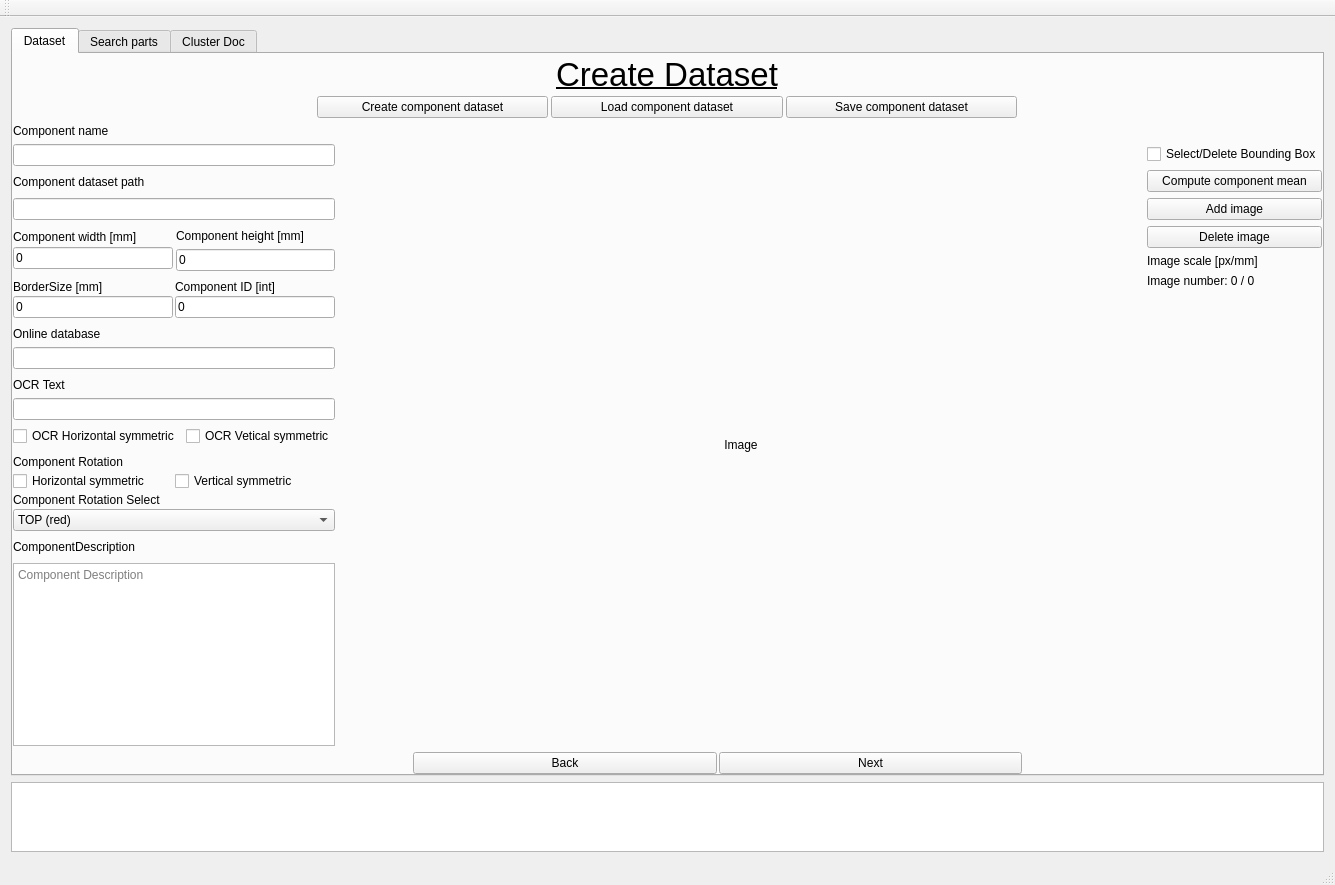
<?xml version="1.0" encoding="UTF-8"?>
<ui version="4.0">
 <class>MainWindow</class>
 <widget class="QMainWindow" name="MainWindow">
  <property name="geometry">
   <rect>
    <x>0</x>
    <y>0</y>
    <width>1271</width>
    <height>824</height>
   </rect>
  </property>
  <property name="sizePolicy">
   <sizepolicy hsizetype="Preferred" vsizetype="Maximum">
    <horstretch>0</horstretch>
    <verstretch>0</verstretch>
   </sizepolicy>
  </property>
  <property name="windowTitle">
   <string>MainWindow</string>
  </property>
  <widget class="QWidget" name="centralWidget">
   <property name="sizePolicy">
    <sizepolicy hsizetype="Preferred" vsizetype="Preferred">
     <horstretch>0</horstretch>
     <verstretch>0</verstretch>
    </sizepolicy>
   </property>
   <layout class="QVBoxLayout" name="verticalLayout">
    <item>
     <layout class="QGridLayout" name="gridLayout_7">
      <item row="1" column="0">
       <widget class="QTabWidget" name="TAB">
        <property name="sizePolicy">
         <sizepolicy hsizetype="Expanding" vsizetype="Expanding">
          <horstretch>0</horstretch>
          <verstretch>0</verstretch>
         </sizepolicy>
        </property>
        <property name="currentIndex">
         <number>0</number>
        </property>
        <widget class="QWidget" name="DATASET">
         <property name="enabled">
          <bool>true</bool>
         </property>
         <property name="sizePolicy">
          <sizepolicy hsizetype="Expanding" vsizetype="Expanding">
           <horstretch>0</horstretch>
           <verstretch>0</verstretch>
          </sizepolicy>
         </property>
         <attribute name="title">
          <string>Dataset</string>
         </attribute>
         <layout class="QGridLayout" name="gridLayout_3">
          <property name="leftMargin">
           <number>0</number>
          </property>
          <property name="topMargin">
           <number>0</number>
          </property>
          <property name="rightMargin">
           <number>0</number>
          </property>
          <property name="bottomMargin">
           <number>0</number>
          </property>
          <item row="0" column="0">
           <layout class="QGridLayout" name="gridLayout_2">
            <item row="0" column="0">
             <layout class="QGridLayout" name="gridLayout_6">
              <item row="0" column="0">
               <spacer name="horizontalSpacer_11">
                <property name="orientation">
                 <enum>Qt::Horizontal</enum>
                </property>
                <property name="sizeType">
                 <enum>QSizePolicy::Preferred</enum>
                </property>
                <property name="sizeHint" stdset="0">
                 <size>
                  <width>160</width>
                  <height>20</height>
                 </size>
                </property>
               </spacer>
              </item>
              <item row="0" column="3">
               <layout class="QVBoxLayout" name="verticalLayout_6">
                <property name="spacing">
                 <number>2</number>
                </property>
                <item>
                 <widget class="QLabel" name="CreateDatasetLabel">
                  <property name="enabled">
                   <bool>true</bool>
                  </property>
                  <property name="sizePolicy">
                   <sizepolicy hsizetype="Expanding" vsizetype="Fixed">
                    <horstretch>0</horstretch>
                    <verstretch>0</verstretch>
                   </sizepolicy>
                  </property>
                  <property name="minimumSize">
                   <size>
                    <width>10</width>
                    <height>40</height>
                   </size>
                  </property>
                  <property name="maximumSize">
                   <size>
                    <width>700</width>
                    <height>60</height>
                   </size>
                  </property>
                  <property name="font">
                   <font>
                    <pointsize>25</pointsize>
                    <weight>50</weight>
                    <bold>false</bold>
                    <underline>true</underline>
                    <kerning>true</kerning>
                   </font>
                  </property>
                  <property name="layoutDirection">
                   <enum>Qt::LeftToRight</enum>
                  </property>
                  <property name="text">
                   <string>Create Dataset</string>
                  </property>
                  <property name="textFormat">
                   <enum>Qt::AutoText</enum>
                  </property>
                  <property name="scaledContents">
                   <bool>true</bool>
                  </property>
                  <property name="alignment">
                   <set>Qt::AlignCenter</set>
                  </property>
                 </widget>
                </item>
                <item>
                 <layout class="QHBoxLayout" name="horizontalLayout_13">
                  <property name="spacing">
                   <number>3</number>
                  </property>
                  <item>
                   <widget class="QPushButton" name="CreateCompDataset">
                    <property name="text">
                     <string>Create component dataset</string>
                    </property>
                   </widget>
                  </item>
                  <item>
                   <widget class="QPushButton" name="LoadCompDataset">
                    <property name="text">
                     <string>Load component dataset</string>
                    </property>
                   </widget>
                  </item>
                  <item>
                   <widget class="QPushButton" name="SaveCompDataset">
                    <property name="text">
                     <string>Save component dataset</string>
                    </property>
                   </widget>
                  </item>
                 </layout>
                </item>
               </layout>
              </item>
              <item row="0" column="4">
               <spacer name="horizontalSpacer_12">
                <property name="orientation">
                 <enum>Qt::Horizontal</enum>
                </property>
                <property name="sizeType">
                 <enum>QSizePolicy::Preferred</enum>
                </property>
                <property name="sizeHint" stdset="0">
                 <size>
                  <width>160</width>
                  <height>20</height>
                 </size>
                </property>
               </spacer>
              </item>
             </layout>
            </item>
            <item row="1" column="0">
             <layout class="QGridLayout" name="gridLayout_5">
              <item row="1" column="0">
               <layout class="QVBoxLayout" name="verticalLayout_11">
                <property name="spacing">
                 <number>9</number>
                </property>
                <item>
                 <widget class="QLineEdit" name="ComponentName">
                  <property name="sizePolicy">
                   <sizepolicy hsizetype="Minimum" vsizetype="Fixed">
                    <horstretch>0</horstretch>
                    <verstretch>0</verstretch>
                   </sizepolicy>
                  </property>
                  <property name="text">
                   <string/>
                  </property>
                 </widget>
                </item>
                <item>
                 <widget class="QLabel" name="ComponentPathLabel">
                  <property name="sizePolicy">
                   <sizepolicy hsizetype="Minimum" vsizetype="Fixed">
                    <horstretch>0</horstretch>
                    <verstretch>0</verstretch>
                   </sizepolicy>
                  </property>
                  <property name="text">
                   <string>Component dataset path</string>
                  </property>
                 </widget>
                </item>
                <item>
                 <layout class="QHBoxLayout" name="horizontalLayout_4">
                  <item>
                   <widget class="QLineEdit" name="ComponentDatasetPath">
                    <property name="sizePolicy">
                     <sizepolicy hsizetype="Minimum" vsizetype="Fixed">
                      <horstretch>0</horstretch>
                      <verstretch>0</verstretch>
                     </sizepolicy>
                    </property>
                    <property name="text">
                     <string/>
                    </property>
                   </widget>
                  </item>
                 </layout>
                </item>
                <item>
                 <layout class="QHBoxLayout" name="horizontalLayout_25">
                  <property name="spacing">
                   <number>3</number>
                  </property>
                  <item>
                   <layout class="QVBoxLayout" name="verticalLayout_4">
                    <property name="spacing">
                     <number>2</number>
                    </property>
                    <item>
                     <widget class="QLabel" name="ComponentWidthLabel">
                      <property name="sizePolicy">
                       <sizepolicy hsizetype="Preferred" vsizetype="Fixed">
                        <horstretch>0</horstretch>
                        <verstretch>0</verstretch>
                       </sizepolicy>
                      </property>
                      <property name="text">
                       <string>Component width [mm]</string>
                      </property>
                     </widget>
                    </item>
                    <item>
                     <widget class="QLineEdit" name="ComponentWidth">
                      <property name="enabled">
                       <bool>true</bool>
                      </property>
                      <property name="sizePolicy">
                       <sizepolicy hsizetype="Minimum" vsizetype="Fixed">
                        <horstretch>0</horstretch>
                        <verstretch>0</verstretch>
                       </sizepolicy>
                      </property>
                      <property name="text">
                       <string>0</string>
                      </property>
                     </widget>
                    </item>
                   </layout>
                  </item>
                  <item>
                   <layout class="QVBoxLayout" name="verticalLayout_5">
                    <item>
                     <widget class="QLabel" name="ComponentHeightLabel">
                      <property name="sizePolicy">
                       <sizepolicy hsizetype="Preferred" vsizetype="Fixed">
                        <horstretch>0</horstretch>
                        <verstretch>0</verstretch>
                       </sizepolicy>
                      </property>
                      <property name="text">
                       <string>Component height [mm]</string>
                      </property>
                     </widget>
                    </item>
                    <item>
                     <widget class="QLineEdit" name="ComponentHeight">
                      <property name="sizePolicy">
                       <sizepolicy hsizetype="Preferred" vsizetype="Fixed">
                        <horstretch>0</horstretch>
                        <verstretch>0</verstretch>
                       </sizepolicy>
                      </property>
                      <property name="text">
                       <string>0</string>
                      </property>
                     </widget>
                    </item>
                   </layout>
                  </item>
                 </layout>
                </item>
                <item>
                 <layout class="QHBoxLayout" name="horizontalLayout_26">
                  <property name="spacing">
                   <number>2</number>
                  </property>
                  <item>
                   <layout class="QVBoxLayout" name="verticalLayout_7">
                    <property name="spacing">
                     <number>2</number>
                    </property>
                    <item>
                     <widget class="QLabel" name="BorderSizeLabel">
                      <property name="sizePolicy">
                       <sizepolicy hsizetype="Preferred" vsizetype="Fixed">
                        <horstretch>0</horstretch>
                        <verstretch>0</verstretch>
                       </sizepolicy>
                      </property>
                      <property name="text">
                       <string>BorderSize [mm]</string>
                      </property>
                     </widget>
                    </item>
                    <item>
                     <widget class="QLineEdit" name="BorderSize">
                      <property name="sizePolicy">
                       <sizepolicy hsizetype="Preferred" vsizetype="Fixed">
                        <horstretch>0</horstretch>
                        <verstretch>0</verstretch>
                       </sizepolicy>
                      </property>
                      <property name="text">
                       <string>0</string>
                      </property>
                     </widget>
                    </item>
                   </layout>
                  </item>
                  <item>
                   <layout class="QVBoxLayout" name="verticalLayout_8">
                    <property name="spacing">
                     <number>2</number>
                    </property>
                    <item>
                     <widget class="QLabel" name="ComponentIDLabel">
                      <property name="sizePolicy">
                       <sizepolicy hsizetype="Preferred" vsizetype="Fixed">
                        <horstretch>0</horstretch>
                        <verstretch>0</verstretch>
                       </sizepolicy>
                      </property>
                      <property name="text">
                       <string>Component ID [int]</string>
                      </property>
                     </widget>
                    </item>
                    <item>
                     <widget class="QLineEdit" name="ComponentID">
                      <property name="sizePolicy">
                       <sizepolicy hsizetype="Preferred" vsizetype="Fixed">
                        <horstretch>0</horstretch>
                        <verstretch>0</verstretch>
                       </sizepolicy>
                      </property>
                      <property name="text">
                       <string>0</string>
                      </property>
                     </widget>
                    </item>
                   </layout>
                  </item>
                 </layout>
                </item>
                <item>
                 <layout class="QHBoxLayout" name="horizontalLayout_27">
                  <property name="spacing">
                   <number>2</number>
                  </property>
                  <item>
                   <layout class="QVBoxLayout" name="verticalLayout_14">
                    <item>
                     <widget class="QLabel" name="label_2">
                      <property name="sizePolicy">
                       <sizepolicy hsizetype="Preferred" vsizetype="Fixed">
                        <horstretch>0</horstretch>
                        <verstretch>0</verstretch>
                       </sizepolicy>
                      </property>
                      <property name="text">
                       <string>Online database</string>
                      </property>
                     </widget>
                    </item>
                    <item>
                     <widget class="QLineEdit" name="OCROnlineDataBase">
                      <property name="sizePolicy">
                       <sizepolicy hsizetype="Preferred" vsizetype="Fixed">
                        <horstretch>0</horstretch>
                        <verstretch>0</verstretch>
                       </sizepolicy>
                      </property>
                      <property name="text">
                       <string/>
                      </property>
                     </widget>
                    </item>
                   </layout>
                  </item>
                 </layout>
                </item>
                <item>
                 <layout class="QVBoxLayout" name="verticalLayout_10">
                  <item>
                   <widget class="QLabel" name="OCRTextLabel">
                    <property name="sizePolicy">
                     <sizepolicy hsizetype="Preferred" vsizetype="Fixed">
                      <horstretch>0</horstretch>
                      <verstretch>0</verstretch>
                     </sizepolicy>
                    </property>
                    <property name="text">
                     <string>OCR Text</string>
                    </property>
                   </widget>
                  </item>
                  <item>
                   <widget class="QLineEdit" name="OCRText">
                    <property name="sizePolicy">
                     <sizepolicy hsizetype="Preferred" vsizetype="Fixed">
                      <horstretch>0</horstretch>
                      <verstretch>0</verstretch>
                     </sizepolicy>
                    </property>
                    <property name="text">
                     <string/>
                    </property>
                   </widget>
                  </item>
                  <item>
                   <layout class="QHBoxLayout" name="horizontalLayout_6">
                    <item>
                     <widget class="QCheckBox" name="OCRAxialSymmetricHorizontal">
                      <property name="text">
                       <string>OCR Horizontal symmetric</string>
                      </property>
                     </widget>
                    </item>
                    <item>
                     <widget class="QCheckBox" name="OCRAxialSymmetricVertical">
                      <property name="text">
                       <string>OCR Vetical symmetric</string>
                      </property>
                     </widget>
                    </item>
                   </layout>
                  </item>
                 </layout>
                </item>
                <item>
                 <layout class="QVBoxLayout" name="verticalLayout_16">
                  <property name="spacing">
                   <number>2</number>
                  </property>
                  <item>
                   <widget class="QLabel" name="RotationLabel">
                    <property name="sizePolicy">
                     <sizepolicy hsizetype="Preferred" vsizetype="Fixed">
                      <horstretch>0</horstretch>
                      <verstretch>0</verstretch>
                     </sizepolicy>
                    </property>
                    <property name="text">
                     <string>Component Rotation</string>
                    </property>
                   </widget>
                  </item>
                  <item>
                   <layout class="QHBoxLayout" name="horizontalLayout_5">
                    <property name="spacing">
                     <number>2</number>
                    </property>
                    <item>
                     <widget class="QCheckBox" name="AxialSymmetricHorizontal">
                      <property name="text">
                       <string>Horizontal symmetric </string>
                      </property>
                     </widget>
                    </item>
                    <item>
                     <widget class="QCheckBox" name="AxialSymmetricVertical">
                      <property name="text">
                       <string>Vertical symmetric </string>
                      </property>
                     </widget>
                    </item>
                   </layout>
                  </item>
                  <item>
                   <widget class="QLabel" name="ComponentRotationSelectLabel">
                    <property name="sizePolicy">
                     <sizepolicy hsizetype="Preferred" vsizetype="Fixed">
                      <horstretch>0</horstretch>
                      <verstretch>0</verstretch>
                     </sizepolicy>
                    </property>
                    <property name="text">
                     <string>Component Rotation Select</string>
                    </property>
                   </widget>
                  </item>
                  <item>
                   <widget class="QComboBox" name="ComponentRotationSelect">
                    <property name="enabled">
                     <bool>true</bool>
                    </property>
                    <property name="editable">
                     <bool>false</bool>
                    </property>
                    <property name="currentText">
                     <string>TOP (red)</string>
                    </property>
                    <item>
                     <property name="text">
                      <string>TOP (red)</string>
                     </property>
                    </item>
                    <item>
                     <property name="text">
                      <string>RIGHT (green)</string>
                     </property>
                    </item>
                    <item>
                     <property name="text">
                      <string>LEFT (yellow)</string>
                     </property>
                    </item>
                    <item>
                     <property name="text">
                      <string>BOTTOM (blue)</string>
                     </property>
                    </item>
                   </widget>
                  </item>
                 </layout>
                </item>
                <item>
                 <widget class="QLabel" name="ComponentDescriptionLabel">
                  <property name="sizePolicy">
                   <sizepolicy hsizetype="Preferred" vsizetype="Fixed">
                    <horstretch>0</horstretch>
                    <verstretch>0</verstretch>
                   </sizepolicy>
                  </property>
                  <property name="text">
                   <string>ComponentDescription</string>
                  </property>
                 </widget>
                </item>
                <item>
                 <widget class="QTextEdit" name="ComponentDescription">
                  <property name="sizePolicy">
                   <sizepolicy hsizetype="Preferred" vsizetype="Preferred">
                    <horstretch>0</horstretch>
                    <verstretch>0</verstretch>
                   </sizepolicy>
                  </property>
                  <property name="documentTitle">
                   <string>Description</string>
                  </property>
                  <property name="placeholderText">
                   <string>Component Description</string>
                  </property>
                 </widget>
                </item>
               </layout>
              </item>
              <item row="1" column="1">
               <layout class="QHBoxLayout" name="horizontalLayout_28">
                <item>
                 <spacer name="horizontalSpacer">
                  <property name="orientation">
                   <enum>Qt::Horizontal</enum>
                  </property>
                  <property name="sizeType">
                   <enum>QSizePolicy::Expanding</enum>
                  </property>
                  <property name="sizeHint" stdset="0">
                   <size>
                    <width>40</width>
                    <height>20</height>
                   </size>
                  </property>
                 </spacer>
                </item>
                <item>
                 <widget class="QLabel" name="Image">
                  <property name="sizePolicy">
                   <sizepolicy hsizetype="Fixed" vsizetype="Fixed">
                    <horstretch>0</horstretch>
                    <verstretch>0</verstretch>
                   </sizepolicy>
                  </property>
                  <property name="minimumSize">
                   <size>
                    <width>800</width>
                    <height>600</height>
                   </size>
                  </property>
                  <property name="maximumSize">
                   <size>
                    <width>800</width>
                    <height>600</height>
                   </size>
                  </property>
                  <property name="text">
                   <string>Image</string>
                  </property>
                  <property name="alignment">
                   <set>Qt::AlignCenter</set>
                  </property>
                 </widget>
                </item>
                <item>
                 <spacer name="horizontalSpacer_2">
                  <property name="orientation">
                   <enum>Qt::Horizontal</enum>
                  </property>
                  <property name="sizeHint" stdset="0">
                   <size>
                    <width>40</width>
                    <height>20</height>
                   </size>
                  </property>
                 </spacer>
                </item>
                <item>
                 <layout class="QVBoxLayout" name="verticalLayout_9">
                  <item>
                   <widget class="QCheckBox" name="BBox">
                    <property name="sizePolicy">
                     <sizepolicy hsizetype="Preferred" vsizetype="Fixed">
                      <horstretch>0</horstretch>
                      <verstretch>0</verstretch>
                     </sizepolicy>
                    </property>
                    <property name="text">
                     <string>Select/Delete Bounding Box</string>
                    </property>
                   </widget>
                  </item>
                  <item>
                   <widget class="QPushButton" name="ComponentMean">
                    <property name="text">
                     <string>Compute component mean</string>
                    </property>
                   </widget>
                  </item>
                  <item>
                   <widget class="QPushButton" name="AddImage">
                    <property name="sizePolicy">
                     <sizepolicy hsizetype="Preferred" vsizetype="Fixed">
                      <horstretch>0</horstretch>
                      <verstretch>0</verstretch>
                     </sizepolicy>
                    </property>
                    <property name="text">
                     <string>Add image</string>
                    </property>
                   </widget>
                  </item>
                  <item>
                   <widget class="QPushButton" name="DeleteImage">
                    <property name="text">
                     <string>Delete image</string>
                    </property>
                   </widget>
                  </item>
                  <item>
                   <widget class="QLabel" name="ImageScale">
                    <property name="sizePolicy">
                     <sizepolicy hsizetype="Preferred" vsizetype="Fixed">
                      <horstretch>0</horstretch>
                      <verstretch>0</verstretch>
                     </sizepolicy>
                    </property>
                    <property name="text">
                     <string>Image scale [px/mm]</string>
                    </property>
                   </widget>
                  </item>
                  <item>
                   <widget class="QLabel" name="ImageNumber">
                    <property name="sizePolicy">
                     <sizepolicy hsizetype="Preferred" vsizetype="Fixed">
                      <horstretch>0</horstretch>
                      <verstretch>0</verstretch>
                     </sizepolicy>
                    </property>
                    <property name="text">
                     <string>Image number: 0 / 0</string>
                    </property>
                   </widget>
                  </item>
                  <item>
                   <spacer name="verticalSpacer">
                    <property name="orientation">
                     <enum>Qt::Vertical</enum>
                    </property>
                    <property name="sizeType">
                     <enum>QSizePolicy::Expanding</enum>
                    </property>
                    <property name="sizeHint" stdset="0">
                     <size>
                      <width>20</width>
                      <height>40</height>
                     </size>
                    </property>
                   </spacer>
                  </item>
                 </layout>
                </item>
               </layout>
              </item>
              <item row="0" column="0">
               <widget class="QLabel" name="ComponentNameLabel">
                <property name="sizePolicy">
                 <sizepolicy hsizetype="Preferred" vsizetype="Fixed">
                  <horstretch>0</horstretch>
                  <verstretch>0</verstretch>
                 </sizepolicy>
                </property>
                <property name="text">
                 <string>Component name</string>
                </property>
               </widget>
              </item>
             </layout>
            </item>
            <item row="2" column="0">
             <layout class="QGridLayout" name="gridLayout_4">
              <item row="0" column="0">
               <spacer name="horizontalSpacer_9">
                <property name="orientation">
                 <enum>Qt::Horizontal</enum>
                </property>
                <property name="sizeType">
                 <enum>QSizePolicy::Fixed</enum>
                </property>
                <property name="sizeHint" stdset="0">
                 <size>
                  <width>400</width>
                  <height>20</height>
                 </size>
                </property>
               </spacer>
              </item>
              <item row="0" column="1">
               <layout class="QHBoxLayout" name="horizontalLayout_23">
                <item>
                 <layout class="QHBoxLayout" name="horizontalLayout_24">
                  <property name="spacing">
                   <number>2</number>
                  </property>
                  <item>
                   <widget class="QPushButton" name="Back">
                    <property name="sizePolicy">
                     <sizepolicy hsizetype="Minimum" vsizetype="Preferred">
                      <horstretch>0</horstretch>
                      <verstretch>0</verstretch>
                     </sizepolicy>
                    </property>
                    <property name="text">
                     <string>Back</string>
                    </property>
                   </widget>
                  </item>
                  <item>
                   <widget class="QPushButton" name="Next">
                    <property name="sizePolicy">
                     <sizepolicy hsizetype="Minimum" vsizetype="Preferred">
                      <horstretch>0</horstretch>
                      <verstretch>0</verstretch>
                     </sizepolicy>
                    </property>
                    <property name="text">
                     <string>Next</string>
                    </property>
                   </widget>
                  </item>
                 </layout>
                </item>
               </layout>
              </item>
              <item row="0" column="2">
               <spacer name="horizontalSpacer_10">
                <property name="orientation">
                 <enum>Qt::Horizontal</enum>
                </property>
                <property name="sizeType">
                 <enum>QSizePolicy::Fixed</enum>
                </property>
                <property name="sizeHint" stdset="0">
                 <size>
                  <width>300</width>
                  <height>20</height>
                 </size>
                </property>
               </spacer>
              </item>
             </layout>
            </item>
           </layout>
          </item>
         </layout>
        </widget>
        <widget class="QWidget" name="SEARCH">
         <attribute name="title">
          <string>Search parts</string>
         </attribute>
         <layout class="QVBoxLayout" name="verticalLayout_2">
          <item>
           <layout class="QVBoxLayout" name="SEARCH_Vertical">
            <property name="spacing">
             <number>3</number>
            </property>
           </layout>
          </item>
         </layout>
        </widget>
        <widget class="QWidget" name="TRAINING">
         <attribute name="title">
          <string>Cluster Doc</string>
         </attribute>
        </widget>
       </widget>
      </item>
     </layout>
    </item>
    <item>
     <widget class="QTextBrowser" name="StatusLine"/>
    </item>
   </layout>
  </widget>
  <widget class="QMenuBar" name="menuBar">
   <property name="geometry">
    <rect>
     <x>0</x>
     <y>0</y>
     <width>1271</width>
     <height>21</height>
    </rect>
   </property>
  </widget>
  <widget class="QToolBar" name="mainToolBar">
   <attribute name="toolBarArea">
    <enum>TopToolBarArea</enum>
   </attribute>
   <attribute name="toolBarBreak">
    <bool>false</bool>
   </attribute>
  </widget>
  <widget class="QStatusBar" name="statusBar"/>
 </widget>
 <layoutdefault spacing="6" margin="11"/>
 <resources/>
 <connections/>
</ui>
